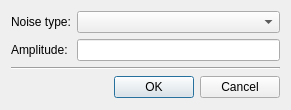
<?xml version="1.0" encoding="UTF-8"?>
<ui version="4.0">
 <class>NoiseSettingsDialog</class>
 <widget class="QDialog" name="NoiseSettingsDialog">
  <property name="geometry">
   <rect>
    <x>0</x>
    <y>0</y>
    <width>291</width>
    <height>110</height>
   </rect>
  </property>
  <property name="windowTitle">
   <string>Noise Settings</string>
  </property>
  <layout class="QVBoxLayout" name="verticalLayout">
   <item>
    <layout class="QGridLayout" name="gridLayout">
     <item row="0" column="0">
      <widget class="QLabel" name="noiseTypeLbl">
       <property name="sizePolicy">
        <sizepolicy hsizetype="Preferred" vsizetype="Fixed">
         <horstretch>0</horstretch>
         <verstretch>0</verstretch>
        </sizepolicy>
       </property>
       <property name="text">
        <string>Noise type:</string>
       </property>
      </widget>
     </item>
     <item row="0" column="1">
      <widget class="QComboBox" name="noiseTypeCB">
       <property name="sizeAdjustPolicy">
        <enum>QComboBox::AdjustToContents</enum>
       </property>
      </widget>
     </item>
     <item row="1" column="0">
      <widget class="QLabel" name="amplituteLbl">
       <property name="sizePolicy">
        <sizepolicy hsizetype="Preferred" vsizetype="Fixed">
         <horstretch>0</horstretch>
         <verstretch>0</verstretch>
        </sizepolicy>
       </property>
       <property name="text">
        <string>Amplitude:</string>
       </property>
      </widget>
     </item>
     <item row="1" column="1">
      <widget class="QLineEdit" name="amplituteLE"/>
     </item>
    </layout>
   </item>
   <item>
    <widget class="Line" name="line">
     <property name="orientation">
      <enum>Qt::Horizontal</enum>
     </property>
    </widget>
   </item>
   <item>
    <widget class="QDialogButtonBox" name="buttonBox">
     <property name="standardButtons">
      <set>QDialogButtonBox::Cancel|QDialogButtonBox::Ok</set>
     </property>
    </widget>
   </item>
  </layout>
 </widget>
 <resources/>
 <connections>
  <connection>
   <sender>buttonBox</sender>
   <signal>accepted()</signal>
   <receiver>NoiseSettingsDialog</receiver>
   <slot>accept()</slot>
   <hints>
    <hint type="sourcelabel">
     <x>145</x>
     <y>89</y>
    </hint>
    <hint type="destinationlabel">
     <x>145</x>
     <y>54</y>
    </hint>
   </hints>
  </connection>
  <connection>
   <sender>buttonBox</sender>
   <signal>rejected()</signal>
   <receiver>NoiseSettingsDialog</receiver>
   <slot>reject()</slot>
   <hints>
    <hint type="sourcelabel">
     <x>145</x>
     <y>89</y>
    </hint>
    <hint type="destinationlabel">
     <x>145</x>
     <y>54</y>
    </hint>
   </hints>
  </connection>
 </connections>
</ui>
